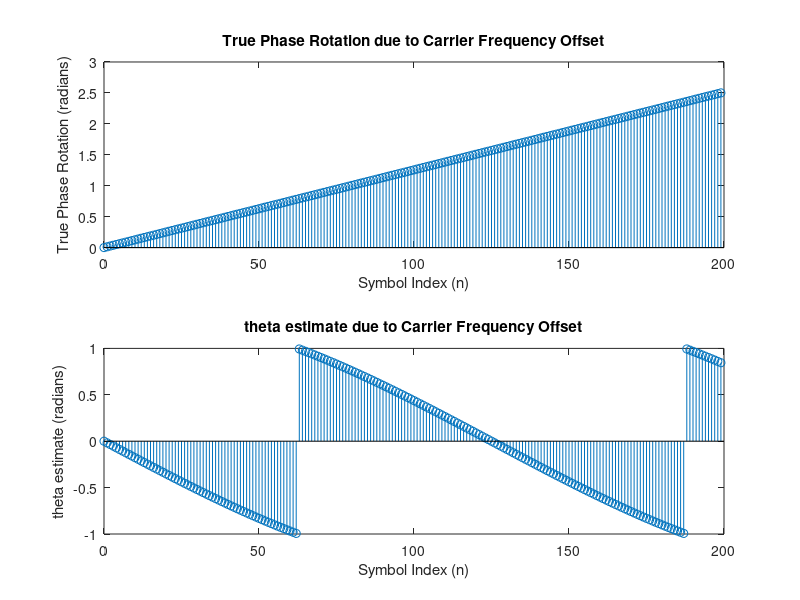

Source code (MATLAB):
N = 200; 
T = 1;
Ts = T; 
delta_f = 1 / (500*Ts); 
n = 0:N-1; 

QPSK_symbols = [exp(1j * pi / 4), exp(1j * 3 * pi / 4), exp(-1j * 3 * pi / 4), exp(-1j * pi / 4)];
p_n = QPSK_symbols(randi([1, 4], 1, N));
s_n = p_n .* exp(1j * 2 * pi * delta_f * n * Ts);
true_phase_rotation = angle(s_n ./ p_n);

theta_estimate = zeros(1,N);

for i = 1:N
    s_n_img = imag(s_n(i));
    s_n_real = real(s_n(i));
    
    if(s_n_real<0)
        d_real = -1;
    else
        d_real = 1;
    end
    
    if(s_n_img<0)
        d_img = -1;
    else
        d_img = 1;
    end

    theta_estimate(i) = s_n_real*d_img - s_n_img*d_real;
end

figure;
subplot(2,1,1);
stem(n, true_phase_rotation);
xlabel('Symbol Index (n)');
ylabel('True Phase Rotation (radians)');
title('True Phase Rotation due to Carrier Frequency Offset');

subplot(2,1,2);
stem(n, theta_estimate);
xlabel('Symbol Index (n)');
ylabel('theta estimate (radians)');
title('theta estimate due to Carrier Frequency Offset');

